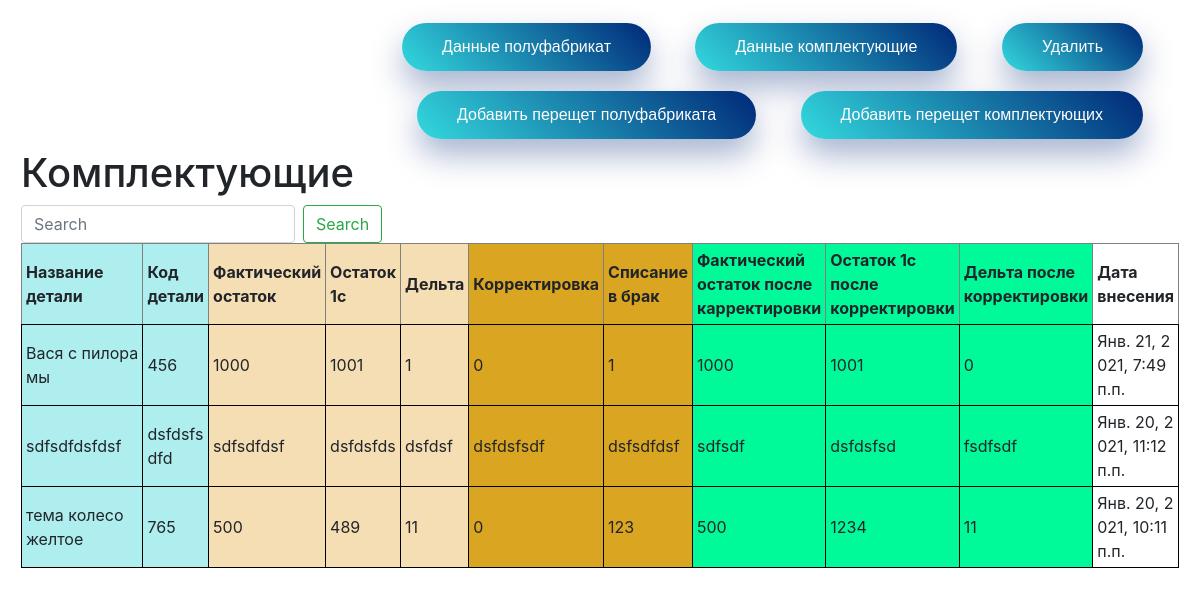
The page /home_accessories on the database its author committed.
### main/models.py (models this page shows, shortened)
class Accessories(models.Model):
    class Meta:
        verbose_name = "Данные комплектующих"
        verbose_name_plural = "Данные комплектующих"
        ordering = [
            '-release_date']
    details_name = models.CharField("Дельта", max_length=100, blank=True)
    code = models.CharField("Код детали", max_length=10, blank=True)
    quantity_actual = models.CharField("Фактический остаток", max_length=10, blank=True)
    quantity_1c = models.CharField("Остаток 1с", max_length=10, blank=True)
    delta = models.CharField("Дельта", max_length=10, blank=True)
    adjustments = models.CharField("Корректировка", max_length=10, blank=True)
    adjustments_marriage = models.CharField("Списание в брак", max_length=10, blank=True)
    after_adjustment_quantity_actual = models.CharField("Фактический остаток после корректировки",
                                                        max_length=10, blank=True)
    after_adjustment_quantity_1c = models.CharField("Остаток 1с после корректировки", max_length=10, blank=True)
    after_adjustment_delta = models.CharField("Дельта после корректировки", max_length=10, blank=True)
    release_date = models.DateTimeField(auto_now_add=True)

### main/views.py (the view)
# urls.py: path('home_accessories', views.home_accessories, name='home_accessories'),
def home_accessories(request):
    accessories = Accessories.objects.all()
    return render(request, 'main/home_accessories.html', {'details_name': 'Главная страница сайта',
                                                          'accessories': accessories})

### main/templates/main/home_accessories.html (shortened to what this page needs)
<!doctype html>
<html lang="ru">
<head class="my-2 my-md-0 mr-md-3">
        <link rel="stylesheet" href="https://cdn.jsdelivr.net/npm/bootstrap@4.5.3/dist/css/bootstrap.min.css"
>
</head>
<body>
<div class="alert">
    <nav style="text-align:right" class="my-2 my-md-0 mr-md-3">
        <a href="{% url 'home' %}" class="pressed-button">Данные полуфабрикат</a>
        <a href="{% url 'home_accessories' %}" class="pressed-button">Данные комплектующие</a>
        <a href="{% url 'about' %}" class="pressed-button">Удалить</a>
        <a href="{% url 'create' %}" class="pressed-button">Добавить перещет полуфабриката</a>
        <a href="{% url 'create_accessories' %}" class="pressed-button">Добавить перещет комплектующих</a>
<h1 style="text-align:left">Комплектующие</h1>
        <form style="align:right" class="form-inline mt-2 mt-md-0" action="{% url 'search_accessories' %}">
            <input class="form-control mr-sm-2" type="int" placeholder="Search" aria-label="Search" name="q">
            <button class="btn btn-outline-success my-2 my-sm-0" type="submit">Search</button>
        </form>
    </nav>
<table width=200 border="1" bordercolor="" cellpadding="4" cellspacing="0">
            <tr>
                <th bgcolor="#AFEEEE" width="500"> Название детали</th>
                <th bgcolor="#AFEEEE"> Код детали</th>
                <th bgcolor="#F5DEB3"> Фактический остаток</th>
                <th bgcolor="#F5DEB3"> Остаток 1с</th>
                <th bgcolor="#F5DEB3"> Дельта</th>
                <th bgcolor="#DAA520"> Корректировка</th>
                <th bgcolor="#DAA520"> Списание в брак</th>
                <th bgcolor="#00FA9A"> Фактический остаток после карректировки</th>
                <th bgcolor="#00FA9A"> Остаток 1с после корректировки</th>
                <th bgcolor="#00FA9A"> Дельта после корректировки</th>
                <th> Дата внесения</th>
            </tr>
            {% for el in accessories %}
            <tr>
                <td bgcolor="#AFEEEE" style="width:200px;">{{ el.details_name }}</td>
                <td bgcolor="#AFEEEE">{{ el.code }}<br></td>
                <td bgcolor="#F5DEB3">{{ el.quantity_actual }}</td>
                <td bgcolor="#F5DEB3">{{ el.quantity_1c }}</td>
                <td bgcolor="#F5DEB3">{{ el.delta }}</td>
                <td bgcolor="#DAA520">{{ el.adjustments }}</td>
                <td bgcolor="#DAA520">{{ el.adjustments_marriage }}</td>
                <td bgcolor="#00FA9A">{{ el.after_adjustment_quantity_actual }}</td>
                <td bgcolor="#00FA9A">{{ el.after_adjustment_quantity_1c }}</td>
                <td bgcolor="#00FA9A">{{ el.after_adjustment_delta }}</td>
                <td>{{ el.release_date }}</td>
            </tr>
            {% endfor %}
        </table>
</div>
</body>
</html>
<body>
</body>

### main/templates/main/home_accessories.html (style rules this page uses)
table { border:#ccc 1px solid black; border-collapse:separate; border-spacing: 0; width: 100%; }
table tr td { border: 1px solid black; word-break: break-all; }
table tr td:nth-child(2) { word-break: break-all; }
body { background: url(https://html5book.ru/wp-content/uploads/2015/10/background54.png); }
.pressed-button { text-decoration: none; display: inline-block; padding: 12px 40px; margin: 10px 20px; border-radius: 30px; background-image: linear-gradient(45deg, #6ab1d7 0%, #33d9de 50%, #002878 100%); background-position: 100% 0; background-size: 200% 200%; font-family: 'Montserrat', sans-serif; font-size: 16px; font-weight: 200; color: white; box-shadow: 0 16px 32px 0 rgba(0, 40, 120, .35); transition: .5s; }

### rows shown on the page
Accessories: details_name "Вася с пилорамы", code "456", quantity_actual "1000", quantity_1c "1001", delta "1", adjustments "0", adjustments_marriage "1", after_adjustment_quantity_actual "1000", after_adjustment_quantity_1c "1001", after_adjustment_delta "0", release_date "Янв. 21, 2021, 7:49 п.п."
Accessories: details_name "sdfsdfdsfdsf", code "dsfdsfsdfd", quantity_actual "sdfsdfdsf", quantity_1c "dsfdsfds", delta "dsfdsf", adjustments "dsfdsfsdf", adjustments_marriage "dsfsdfdsf", after_adjustment_quantity_actual "sdfsdf", after_adjustment_quantity_1c "dsfdsfsd", after_adjustment_delta "fsdfsdf", release_date "Янв. 20, 2021, 11:12 п.п."
Accessories: details_name "тема колесо желтое", code "765", quantity_actual "500", quantity_1c "489", delta "11", adjustments "0", adjustments_marriage "123", after_adjustment_quantity_actual "500", after_adjustment_quantity_1c "1234", after_adjustment_delta "11", release_date "Янв. 20, 2021, 10:11 п.п."
